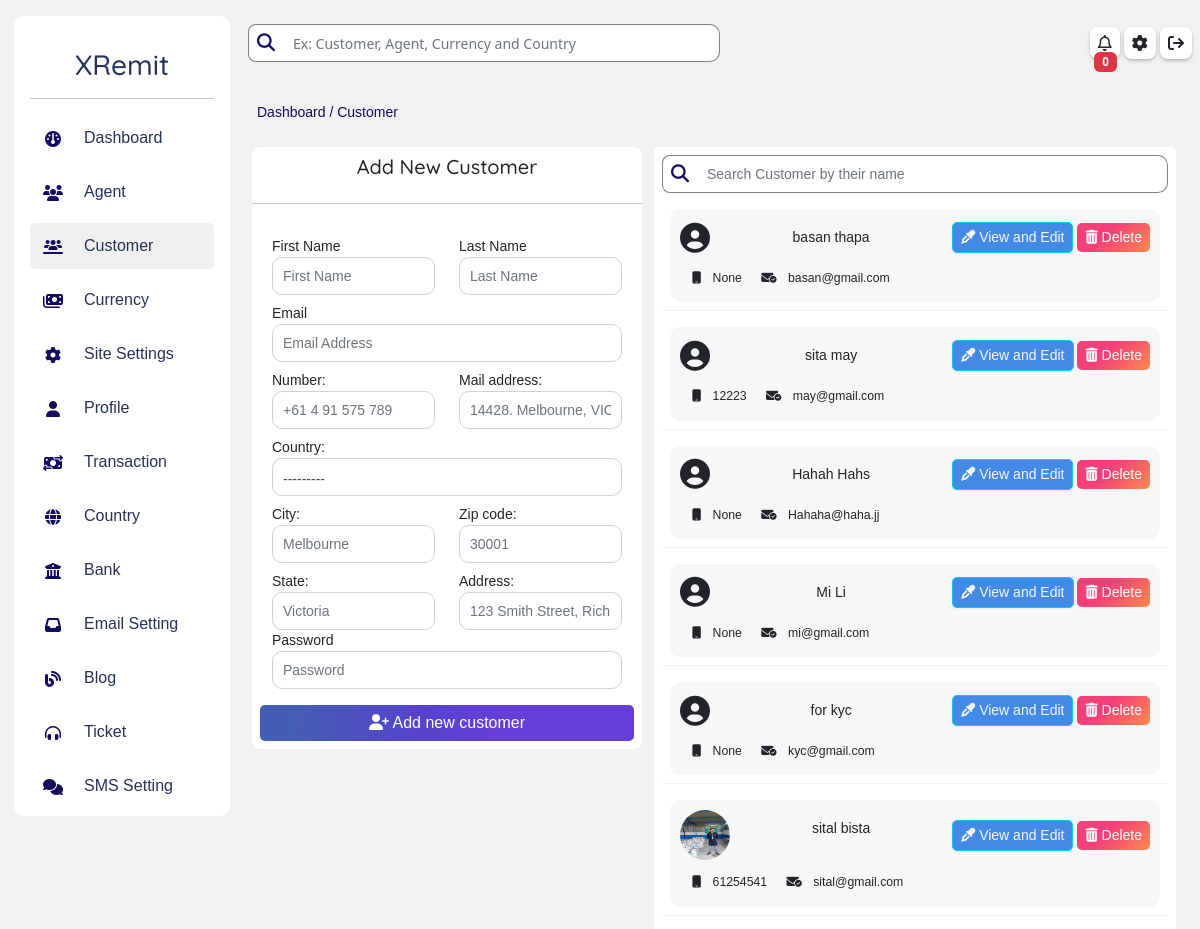
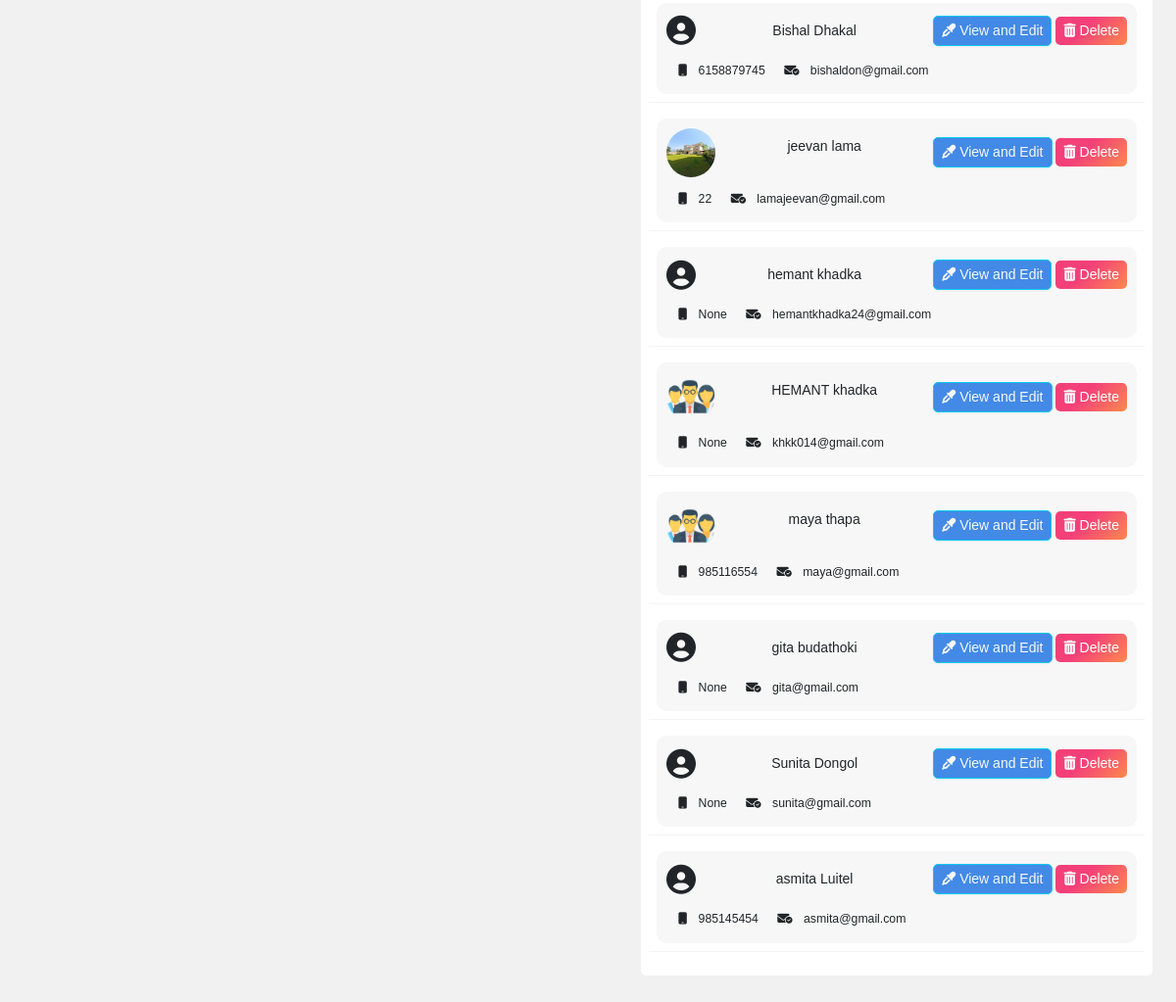
Page /owner/customer-data on the committed database (2 pictures, top to bottom).
### homepage/models.py (models this page shows, shortened)
class CustomUser(AbstractUser):
    user_type_data = (("owner", "owner"), ("agent", 'agent'), ("customer", 'customer'))
    user_type = models.CharField(default = "owner", choices = user_type_data, max_length = 20)
    email = models.EmailField(unique = True)

class Customer(models.Model):
    admin = models.OneToOneField(CustomUser, related_name ="customer", on_delete=models.CASCADE, null = True, blank = True)
    number = models.BigIntegerField(null = True)
    mail_address = models.CharField(max_length=100, null = True, blank = True)
    state = models.CharField(max_length=100, null = True, blank = True)
    zip_code = models.IntegerField(null = True, blank = True)
    city = models.CharField(max_length=100, null = True, blank = True)
    country = models.ForeignKey(Country, related_name='customer_country', on_delete=models.CASCADE, null = True, blank= True)
    address = models.CharField(max_length = 200, null = True, blank = True)
    profil_pic = models.ImageField(upload_to ="profile_pic/customer/", null = True, blank = True)
    created_at = models.DateTimeField(auto_now_add= True)
    added_by = models.ForeignKey(CustomUser, null=True, blank = True, related_name = 'student_adder', on_delete = models.CASCADE)
    updated_at = models.DateTimeField(auto_now=True)
    banned = models.BooleanField(default=False)
    security = models.CharField(max_length=200, choices=(
        ('email', 'email'),
        ('sms', 'sms'),
        ('both', 'both'),
        ('none','none')
    ), default='none', null= True, blank = True)
    kyc_verified = models.BooleanField(default=False)
    rejected = models.BooleanField(default=False)
    objects = models.Manager()

### owner/views.py (the view, shortened to what this page needs)
# urls.py: path('customer-data', views.CustomerView.as_view(), name="customer"),
class CustomerView(View):
    template_name = 'owner/customer.html'
    dist = {
            'form':CustomerForm(),
            'form_head': "Add new customer",
            'button':"Add new customer",
            'user': CustomUser.objects.filter(user_type = "customer").order_by('-id')
        }
    def get(self, request, *args, **kwargs):
        noti = notification()
        self.dist.update(noti)
        return render(request, self.template_name, self.dist)

### homepage/forms.py
class CustomerForm(forms.ModelForm):
    class Meta:
        model = Customer
        fields = ('__all__')
        widgets = {
            'number': forms.NumberInput(attrs={'class':'form-control', 'placeholder':'+61 4 91 575 789'}),
            'mail_address': forms.TextInput(attrs={'class':'form-control', 'placeholder':'14428. Melbourne, VIC 8001'}),
            'state': forms.TextInput(attrs={'class':'form-control', 'placeholder':'Victoria'}),
            'zip_code' : forms.NumberInput(attrs={'class':'form-control', 'placeholder':'30001'}),
            'city' : forms.TextInput(attrs={'class':'form-control', 'placeholder':'Melbourne'}),
            'country' : forms.Select(attrs={'class':'form-control', 'placeholder':'Australia'}),
            'address' : forms.TextInput(attrs={'class':'form-control', 'placeholder':'123 Smith Street, Richmond, Victoria'}),
            'profil_pic' : forms.FileInput(attrs={'class':'form-control', 'placeholder':'Profile Picture'}),
        }

### homepage/models.py (called while the page is built)
    def __str__(self):
        return self.name

### owner/views.py (called while the page is built)
def notification():
   noti = AdminNotification.objects.filter(seen= False)
   count = noti.count()
   li = {
       'noti':noti,
       'noti_count':count
   }
   return li

### template/owner/customer.html (shortened to what this page needs)
{% extends 'owner/dashboard.html' %}
{% load static %}
{% block inside %}
<div class="row p-0 m-0 mt-3">
    <div>
      <div class="topBox mt-3 p-2">
        <small>This is customer details page where you can addd-update-delete customer/small>
      </div>
    </div>
    <div class="mt-3 mb-3">
      <span class="breadcum">
        <a href="{%url 'owner:dashboard'%}">
            Dashboard
        </a>/
            Customer
      </span>
    </div>
    <div class="row p-0 m-0 mt-3">
        <div class="col-lg-5 col-12 m-0 p-0 mt-2">
            <div id="login-card" class="p-0 m-0">
                <h5 class="m-0 p-2 text-capitalize text-center">{{form_head}}</h5>
                <hr>
                <form class="p-2" action="" method="post">
                    <div class="row p-0 m-0">
                        <div class="col-6 mt-2">
                            <label for="first_name">First Name</label>
                            <input type="text" name="first_name" id="" required class="form-control" placeholder="First Name">
                        </div>
                        <div class="col-6 mt-2">
                            <label for="last_name">Last Name</label>
                            <input type="text" name="last_name" id="" required class="form-control" placeholder="Last Name">
                        </div>
                        <div class="col-12 mt-2">
                            <label for="email">Email</label>
                            <input type="email" name="email" id="" required class="form-control" placeholder="Email Address">
                        </div>
                        <div class="col-6 mt-2">
                            <label for="email">{{form.number.label_tag}}</label>
                            {{form.number}}
                        </div>
                        <div class="col-6 mt-2">
                            <label for="email">{{form.mail_address.label_tag}}</label>
                            {{form.mail_address}}
                        </div>
                        <div class="col-12 mt-2">
                            <label for="email">{{form.country.label_tag}}</label>
                            {{form.country }}
                        </div>
                        <div class="col-6 mt-2">
                            <label for="email">{{form.city.label_tag}}</label>
                            {{form.city}}
                        </div>
                        <div class="col-6 mt-2">
                            <label for="email">{{form.zip_code.label_tag}}</label>
                            {{form.zip_code}}
                        </div>
                        <div class="col-6 mt-2">
                            <label for="email">{{form.state.label_tag}}</label>
                            {{form.state}}
                        </div>
                        <div class="col-6 mt-2">
                            <label for="email">{{form.address.label_tag}}</label>
                            {{form.address}}
                        </div>
                        <div class="col-12">
                            <label for="password">Password</label>
                            <input type="password" name="password" id="" required class="form-control" placeholder="Password">
                        </div>
                        <button class="btn btn-primary mt-3" type="submit">
                            <i class="fa fa-user-plus"></i>  {{button}}
                        </button>
                    </div>
                </form>
            </div>
        </div>
        <div class="col-lg-7 col-12 mt-2">
            <div class="p-2 card">
                <div class=" login-flex d-flex my-auto" style="width: 100%;">
                    <i class="fa fa-magnifying-glass my-auto p-2"></i>
                    <input type="text" name="search"  id="search" onkeyup="SearchName()" class="form-control"  placeholder="Search Customer by their name" required id="">
                   </div>
                <table class="table border-1 " id="myTable">
                    <tbody>
                        {% for i in user  %}
                        <tr>
                            <td>
                                <div class="item-list-div mt-2 p-1">
                                    <div class="d-flex justify-content-between">
                                        {% if i.customer.profil_pic %}
                                            <img class="my-auto" src="{{i.customer.profil_pic.url}}" alt="" style="height: 50px; width: 50px; border-radius: 50%;">
                                        {%else%}
                                            <i class="fa fa-user-circle my-auto" style="font-size: 30px;">
                                            </i>
                                        {% endif %}
                                        <p class="m-0 p-2">
                                            {{i.get_full_name}}
                                        </p>
                                        <div class="my-auto">
                                            <a href="{%url 'owner:customerProfile' i.id%}">
                                                <button class="btn btn-sm btn-info text-white">
                                                    <span class="text-light">
                                                        <i class="fa fa-eye-dropper"></i>
                                                        View and Edit
                                                    </span>
                                                </button>
                                            </a>
                                            <button class="btn btn-sm btn-danger" data-bs-toggle="modal" data-bs-target="#exampleModal{{i.id}}">
                                                <i class="fa fa-trash-alt"></i>
                                                Delete
                                            </button>
                                        </div>
                                    </div>
                                    <div class="mt-2">
                                        <small class="p-1">
                                            <i class="fa fa-mobile p-2"></i>
                                            {{i.customer.number}}
                                        </small>
                                        <small class="p-1">
                                            <i class="fa fa-envelope-circle-check p-2"></i>
                                            {{i.email}}
                                        </small>
                                    </div>
                                </div>
                            </td>
                        </tr>
                        {% endfor %}
                    </tbody>
                </table>
            </div>
        </div>
    </div>
</div>
{% endblock inside %}

### static/css/style.css (style rules this page uses)
.btn-primary { background-image: linear-gradient(92.88deg, #455EB5 9.16%, #5643CC 43.89%, #673FD7 64.72%); border-radius: 5px; border-style: none; color: #FFFFFF; cursor: pointer; font-weight: 500; text-align: center; transition: all .5s; }
.btn-danger { align-items: center; background-image: linear-gradient(135deg, #f34079 40%, #fc894d); border: 0; border-radius: 5px; box-sizing: border-box; color: #fff; cursor: pointer; }
.btn-info { background-color: #4389e6; border-radius: 5px; box-sizing: border-box; color: #111827; text-align: center; text-decoration-thickness: auto; box-shadow: 0 1px 2px 0 rgba(0, 0, 0, 0.05); cursor: pointer; user-select: none; -webkit-user-select: none; touch-action: manipulation; }
.form-control { color: rgb(73, 73, 73); font-size: 14px; height: 38px; padding: 10px; border-radius: 10px; }
.card { border-radius: 5px; border: none!important; }
small, span, p { font-family: 'Alegreya Sans SC', sans-serif; }
h1, h2, h3, h4, h5, h6 { font-family: 'Quicksand', sans-serif; }
body { background-color: #f1f1f1; }
a { text-decoration: none; color: inherit; }
#login-card { background-color: rgb(255, 255, 255); border-radius: 8px; }
.login-flex i { background-color: white; font-size: 18px; height: 38px; border-left: 1px solid grey; border-top: 1px solid grey; border-bottom: 1px solid grey; color: #110c5e; border-top-left-radius: 8px; border-bottom-left-radius: 8px; box-shadow: rgb(rgb(1rgb(169, 169, 169)84, 184), rgb(141rgb(92, 92, 92)1, 141), #1e1780); }
.breadcum { padding: 5px; font-weight:300; background-color: rgb(241, 241, 241); color: #110c5e; border-radius: 5px; box-shadow: rgba(50, 50, 93, 0.25) 0px 50px 100px -20px, rgba(0, 0, 0, 0.3) 0px 30px 60px -30px; }
.topBox { background-color: white; border-radius: 5px; display: none; }
.item-list-div { background-color: #f7f7f7; padding: 10px!important; border-radius: 10px; }
#search { border: none; border-right: 1px solid grey; border-top: 1px solid grey; border-bottom: 1px solid grey; border-bottom-left-radius: 0px; border-top-left-radius: 0px; }
#myTable { outline: none!important; border-color: #f3f3f3; }

### rows in the picture
CustomUser: get_full_name "basan thapa", customer.number "None", email "basan@gmail.com"
CustomUser: get_full_name "sita may", customer.number "12223", email "may@gmail.com"
CustomUser: get_full_name "Hahah Hahs", customer.number "None", email "Hahaha@haha.jj"
CustomUser: get_full_name "Mi Li", customer.number "None", email "mi@gmail.com"
CustomUser: get_full_name "for kyc", customer.number "None", email "kyc@gmail.com"
CustomUser: customer.profil_pic (picture), get_full_name "sital bista", customer.number "61254541", email "sital@gmail.com"
CustomUser: get_full_name "Bishal Dhakal", customer.number "6158879745", email "bishaldon@gmail.com"
CustomUser: customer.profil_pic (picture), get_full_name "jeevan lama", customer.number "22", email "lamajeevan@gmail.com"
CustomUser: get_full_name "hemant khadka", customer.number "None", email "hemantkhadka24@gmail.com"
CustomUser: customer.profil_pic (picture), get_full_name "HEMANT khadka", customer.number "None", email "khkk014@gmail.com"
CustomUser: customer.profil_pic (picture), get_full_name "maya thapa", customer.number "985116554", email "maya@gmail.com"
CustomUser: get_full_name "gita budathoki", customer.number "None", email "gita@gmail.com"
CustomUser: get_full_name "Sunita Dongol", customer.number "None", email "sunita@gmail.com"
CustomUser: get_full_name "asmita Luitel", customer.number "985145454", email "asmita@gmail.com"

### other values in the picture
{{ noti_count }} "0"
{{ button }} "Add new customer"
